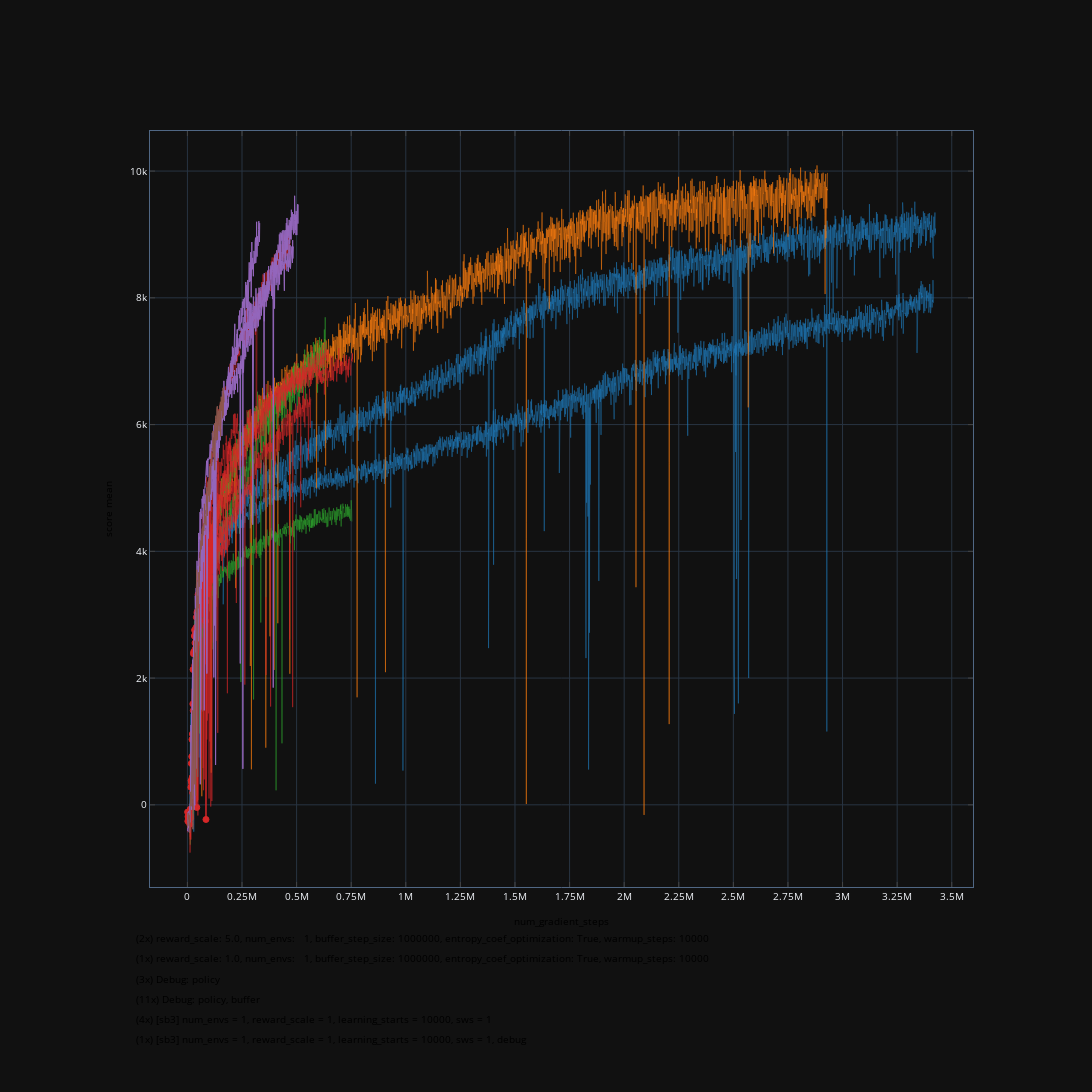

Notebook source saved alongside this figure:
### Code cell
from matplotlib.patches import Patch

# plt.close('all')

la = LogAnalyzer()
la.load_log_folder(
    'experiment_logs/HalfCheetah-v4/sac/',
    log_filter=lambda log: '__default' in log['logs_by_category']
)

plt.rcParams["font.family"] = "monospace"
plt.rcParams["font.monospace"] = ["Courier New"]
fig: plt.Figure
ax: plt.Axes
fig, ax = plt.subplots(figsize=(12, 11))

fig.text(.8, .95, get_current_timestamp())

def get_log_group(log: ExperimentLog):
    if 'Debug' in log['experiment_tags']:
        values = {
            'Debug': ', '.join(
                []
                + (['policy'] if len(log['hyper_parameters']['policy']) == 0 else [])
                + (['buffer'] if len(log['hyper_parameters']['buffer']) == 0 else [])
            ),
        }
    else:
        values = {
            'reward_scale': log['hyper_parameters']['buffer']['reward_scale'],
            'num_envs': f"{log['hyper_parameters']['num_envs']:3d}",
            'buffer_step_size': f"{log['hyper_parameters']['buffer']['step_size']:7d}",
            'entropy_coef_optimization': log['hyper_parameters']['entropy_coef'] == 'dynamic',
            'warmup_steps': log['hyper_parameters']['warmup_steps'],
        }
        
    return ', '.join([f'{k}: {v}' for k, v in values.items()])

ax.grid()
ax.set(xlabel='num_gradient_steps', ylabel='score mean')
la.plot_logs_grouped(
    lambda item: item['num_gradient_steps'] if item['num_gradient_steps'] > 0 else item['step'] - 10_000, # warmup_steps 
    lambda item: item['scores']['mean'] if item['scores'] is not None else 0 ,
    get_log_group=get_log_group,
    filter_log=lambda log: log['hyper_parameters']['warmup_steps'] == 10000, #  and log['logs_by_category']['__default'][-1]['step'] > 1e6,
    ax=ax,
    plot_individual=True,
    mean_plot_kwargs={
        'linewidth': 0.0,
        'moving_average_window_size': 20,
        'moving_average_plot_kwargs': {
            'linewidth': 0.0
        }
    },
    fill_plot_kwargs={'alpha': 0},
    individual_plot_kwargs={
        'linewidth': 0.5, 
    },
    latest_individual_plot_kwargs={
        'linewidth': 0.99,
        'marker': 'o',
        'markevery': 5,
        # 'fillstyle': 'none'
    }
)
# box = ax.get_position()
# ax.set_position([box.x0, box.y0 + box.height * 0.10, box.width, box.height * 0.90])
# 
# handles, labels = plt.gca().get_legend_handles_labels()
# 
# new_handles = [
#     Patch(facecolor=handle.get_color(), label=label)
#     for handle, label in zip(handles, labels, strict=True)
# ]
# 
# ax.legend(handles=new_handles, 
#            handlelength=0.8, handleheight=0.8, loc='upper center', bbox_to_anchor=(0.5, -0.05),
#           ncol=1, fancybox=True, shadow=True)
# fig.show()

from collections import defaultdict
from matplotlib.lines import Line2D
import re
import matplotlib.pyplot as plt
# 
# fig, ax = plt.subplots(figsize=(12, 8))
line2d: Optional[Line2D] = None

entries_by_label: defaultdict[str, list[list[dict]]] = defaultdict(lambda: [])

for data_file in glob.glob('experiment_logs/HalfCheetah-v4/sac_sb3/*.txt'):

    # Initialize variables
    entries = []
    current_entry = {}
    in_entry = False

    with open(data_file, 'r') as f:
        for line in f:
            line = line.strip()
            if line.startswith('---'):
                # Toggle the in_entry flag
                if in_entry:
                    # We're ending an entry
                    entries.append(current_entry)
                    current_entry = {}
                in_entry = not in_entry
            elif in_entry:
                # We're inside an entry
                if line.startswith('|'):
                    # Remove leading and trailing '|', then split by '|'
                    parts = [part.strip() for part in line.strip('|').split('|')]
                    if len(parts) >= 2:
                        key = parts[0]
                        value = parts[1]
                        if key == 'total_timesteps':
                            current_entry['total_timesteps'] = int(value)
                        if key == 'n_updates':
                            current_entry['n_updates'] = int(value)
                        elif key == 'ep_rew_mean':
                            current_entry['ep_rew_mean'] = float(value)

    # # Print the extracted data
    # for idx, entry in enumerate(entries, start=1):
    #     n_updates = entry.get('n_updates', 'N/A')
    #     ep_rew_mean = entry.get('ep_rew_mean', 'N/A')
    #     print(f"Entry {idx}: n_updates = {n_updates}, ep_rew_mean = {ep_rew_mean}")
    
    label = f'[sb3] num_envs = {16 if "envs=16" in data_file else 1}'

    has_reward_scale = "reward_scale=5" in data_file
    label += f', reward_scale = {5 if has_reward_scale else 1}'
    
    label += f', learning_starts = {10000 if "learning_starts=10000" in data_file else 100}'
    
    label += f', sws = {1 if "sws=1" in data_file else 100}'
    
    label += ', debug' if 'debug' in data_file else ''
    
    # label += f', seed = {None if "seed=594371" not in data_file else 594371}'
    
    entries = [entry for entry in entries if 'n_updates' in entry and entry['n_updates'] < 1_500_000]
    
    if 'envs=16' in data_file or 'seed' in data_file:
        continue
    
    if 'learning_starts = 10000' not in label or 'sws = 100' in label:
        continue
    
    entries_by_label[label].append(entries)
    

for label, entries_list in sorted(entries_by_label.items(), key=lambda le: le[0]):
    plot_kwargs = {
        'linewidth': 0.99
    }
    line2d = ax.plot(
        [entry['n_updates'] if 'n_updates' in entry else 0 for entry in entries_list[0]],
        [entry['ep_rew_mean'] / (5 if 'reward_scale = 5' in label else 1) for entry in entries_list[0]],
        label=f'({len(entries_list)}x) {label}',
        **plot_kwargs
    )[0]
    for entries in entries_list[1:]:
        ax.plot(
            [entry['n_updates'] if 'n_updates' in entry else 0 for entry in entries],
            [entry['ep_rew_mean'] / (5 if 'reward_scale = 5' in label else 1) for entry in entries],
            color=line2d.get_color(),
            **plot_kwargs
        )


ax.set_xticks([_ * 250000 for _ in range(7)])
ax.grid(True)
ax.legend()


box = ax.get_position()
ax.set_position([box.x0, box.y0 + box.height * 0.10, box.width, box.height * 0.90])

handles, labels = plt.gca().get_legend_handles_labels()

new_handles = [
    Patch(facecolor=handle.get_color(), label=label)
    for handle, label in zip(handles, labels, strict=True)
]

ax.legend(handles=new_handles, 
           handlelength=0.8, handleheight=0.8, loc='upper center', bbox_to_anchor=(0.5, -0.05),
          ncol=1, fancybox=True, shadow=True)

with warnings.catch_warnings(action='ignore'):
    pltly = plotly.tools.mpl_to_plotly(fig)
pltly

### Figure 1 — Plotly figure (JSON) as saved in the notebook; plotly's stock layout.template omitted (floating-point values rounded to 4 significant figures; data arrays with more than 128 entries replaced by an {"elided": "..."} marker saying what was removed)
{"data": [{"line": {"color": "rgba (31, 119, 180, 1)", "dash": "solid", "width": 0.0}, "mode": "lines", "name": "(2x) reward_scale: 5.0, num_envs:   1, buffer_step_size: 1000000, entropy_coef_optimization: True, warmup_steps: 10000", "x": {"elided": "3427 float values"}, "xaxis": "x", "y": {"elided": "3427 float values"}, "yaxis": "y", "type": "scatter"}, {"line": {"color": "rgba (31, 119, 180, 1)", "dash": "solid", "width": 0.0}, "mode": "lines", "name": "_child1", "x": {"elided": "3408 float values"}, "xaxis": "x", "y": {"elided": "3408 float values"}, "yaxis": "y", "type": "scatter"}, {"line": {"color": "rgba (31, 119, 180, 1)", "dash": "solid", "width": 0.5}, "mode": "lines", "name": "_child3", "x": {"elided": "3427 float values"}, "xaxis": "x", "y": {"elided": "3427 float values"}, "yaxis": "y", "type": "scatter"}, {"line": {"color": "rgba (31, 119, 180, 1)", "dash": "solid", "width": 0.5}, "mode": "lines", "name": "_child4", "x": {"elided": "3417 float values"}, "xaxis": "x", "y": {"elided": "3417 float values"}, "yaxis": "y", "type": "scatter"}, {"line": {"color": "rgba (255, 127, 14, 1)", "dash": "solid", "width": 0.0}, "mode": "lines", "name": "(1x) reward_scale: 1.0, num_envs:   1, buffer_step_size: 1000000, entropy_coef_optimization: True, warmup_steps: 10000", "x": {"elided": "2932 float values"}, "xaxis": "x", "y": {"elided": "2932 float values"}, "yaxis": "y", "type": "scatter"}, {"line": {"color": "rgba (255, 127, 14, 1)", "dash": "solid", "width": 0.0}, "mode": "lines", "name": "_child6", "x": {"elided": "2913 float values"}, "xaxis": "x", "y": {"elided": "2913 float values"}, "yaxis": "y", "type": "scatter"}, {"line": {"color": "rgba (255, 127, 14, 1)", "dash": "solid", "width": 0.5}, "mode": "lines", "name": "_child8", "x": {"elided": "2932 float values"}, "xaxis": "x", "y": {"elided": "2932 float values"}, "yaxis": "y", "type": "scatter"}, {"line": {"color": "rgba (44, 160, 44, 1)", "dash": "solid", "width": 0.0}, "mode": "lines", "name": "(3x) Debug: policy", "x": {"elided": "753 float values"}, "xaxis": "x", "y": {"elided": "753 float values"}, "yaxis": "y", "type": "scatter"}, {"line": {"color": "rgba (44, 160, 44, 1)", "dash": "solid", "width": 0.0}, "mode": "lines", "name": "_child10", "x": {"elided": "734 float values"}, "xaxis": "x", "y": {"elided": "734 float values"}, "yaxis": "y", "type": "scatter"}, {"line": {"color": "rgba (44, 160, 44, 1)", "dash": "solid", "width": 0.5}, "mode": "lines", "name": "_child12", "x": {"elided": "753 float values"}, "xaxis": "x", "y": {"elided": "753 float values"}, "yaxis": "y", "type": "scatter"}, {"line": {"color": "rgba (44, 160, 44, 1)", "dash": "solid", "width": 0.5}, "mode": "lines", "name": "_child13", "x": {"elided": "492 float values"}, "xaxis": "x", "y": {"elided": "492 float values"}, "yaxis": "y", "type": "scatter"}, {"line": {"color": "rgba (44, 160, 44, 1)", "dash": "solid", "width": 0.5}, "mode": "lines", "name": "_child14", "x": {"elided": "634 float values"}, "xaxis": "x", "y": {"elided": "634 float values"}, "yaxis": "y", "type": "scatter"}, {"line": {"color": "rgba (214, 39, 40, 1)", "dash": "solid", "width": 0.0}, "mode": "lines", "name": "(11x) Debug: policy, buffer", "x": {"elided": "758 float values"}, "xaxis": "x", "y": {"elided": "758 float values"}, "yaxis": "y", "type": "scatter"}, {"line": {"color": "rgba (214, 39, 40, 1)", "dash": "solid", "width": 0.0}, "mode": "lines", "name": "_child16", "x": {"elided": "739 float values"}, "xaxis": "x", "y": {"elided": "739 float values"}, "yaxis": "y", "type": "scatter"}, {"line": {"color": "rgba (214, 39, 40, 1)", "dash": "solid", "width": 0.5}, "mode": "lines", "name": "_child18", "x": {"elided": "565 float values"}, "xaxis": "x", "y": {"elided": "565 float values"}, "yaxis": "y", "type": "scatter"}, {"line": {"color": "rgba (214, 39, 40, 1)", "dash": "solid", "width": 0.5}, "mode": "lines", "name": "_child19", "x": {"elided": "758 float values"}, "xaxis": "x", "y": {"elided": "758 float values"}, "yaxis": "y", "type": "scatter"}, {"line": {"color": "rgba (214, 39, 40, 1)", "dash": "solid", "width": 0.5}, "mode": "lines", "name": "_child20", "x": {"elided": "646 float values"}, "xaxis": "x", "y": {"elided": "646 float values"}, "yaxis": "y", "type": "scatter"}, {"line": {"color": "rgba (214, 39, 40, 1)", "dash": "solid", "width": 0.5}, "mode": "lines", "name": "_child21", "x": [1000.0, 2000.0, 3000.0, 4000.0, 5000.0, 6000.0, 7000.0, 8000.0, 9000.0, 10000.0, 11000.0, 12000.0, 13000.0, 14000.0, 15000.0, 16000.0, 17000.0, 18000.0, 19000.0, 20000.0, 21000.0, 22000.0, 23000.0, 24000.0, 25000.0, 26000.0, 27000.0, 28000.0, 29000.0, 30000.0, 31000.0, 32000.0, 33000.0, 34000.0, 35000.0, 36000.0, 37000.0, 38000.0, 39000.0, 40000.0, 41000.0, 42000.0, 43000.0, 44000.0, 45000.0, 46000.0, 47000.0, 48000.0, 49000.0, 50000.0, 51000.0, 52000.0, 53000.0, 54000.0, 55000.0, 56000.0, 57000.0, 58000.0, 59000.0, 60000.0, 61000.0, 62000.0, 63000.0, 64000.0, 65000.0, 66000.0, 67000.0, 68000.0, 69000.0, 70000.0, 71000.0, 72000.0, 73000.0, 74000.0, 75000.0, 76000.0, 77000.0, 78000.0, 79000.0, 80000.0, 81000.0, 82000.0, 83000.0, 84000.0, 85000.0, 86000.0, 87000.0, 88000.0, 89000.0, 90000.0, 91000.0, 92000.0, 93000.0, 94000.0, 95000.0, 96000.0, 97000.0, 98000.0, 99000.0, 100000.0, 101000.0, 102000.0, 103000.0, 104000.0, 105000.0, 106000.0, 107000.0, 108000.0, 109000.0, 110000.0, 111000.0, 112000.0, 113000.0, 114000.0, 115000.0, 116000.0, 117000.0, 118000.0, 119000.0, 120000.0, 121000.0, 122000.0, 123000.0, 124000.0, 125000.0, 126000.0], "xaxis": "x", "y": [-272.3, -113.6, -324.4, -128.4, -225.7, -205.4, -204.8, -199.6, -194.8, -152.2, -222.1, -163.4, -236.6, -163.2, -181.3, -134.0, -138.9, 30.09, 307.3, 245.0, 721.0, 453.4, 948.7, 790.7, 850.7, 1034.0, 1228.0, 1380.0, 1506.0, 1695.0, 1658.0, 1775.0, 1782.0, 1961.0, 1971.0, 2208.0, 2007.0, 2102.0, 2309.0, 2280.0, 2208.0, 2378.0, 2494.0, 2693.0, 2502.0, 2570.0, 2798.0, 3114.0, 2762.0, 3055.0, 3329.0, 3207.0, 3001.0, 3158.0, 3017.0, 3027.0, 3225.0, 3358.0, 2993.0, 3416.0, 3192.0, 3192.0, 3304.0, 3236.0, 3282.0, 3182.0, 3441.0, 3520.0, 3311.0, 3164.0, 3275.0, 3163.0, 3357.0, 229.8, 3268.0, 3437.0, 3262.0, 3393.0, 3395.0, 3481.0, 3610.0, 3338.0, 3683.0, 3400.0, 3677.0, 3373.0, 3554.0, 3408.0, 3590.0, 3659.0, 3697.0, 3670.0, 3602.0, 3607.0, 3618.0, 3357.0, 3725.0, 3734.0, 3705.0, 3856.0, 3636.0, 3858.0, 3785.0, 3925.0, 3554.0, 3672.0, 3799.0, 3991.0, 3911.0, 3676.0, 3737.0, 3825.0, 3760.0, 3819.0, 3914.0, 3855.0, 3969.0, 3830.0, 3820.0, 3657.0, 3868.0, 3922.0, 3756.0, 3973.0, 3990.0, 4014.0], "yaxis": "y", "type": "scatter"}, {"line": {"color": "rgba (214, 39, 40, 1)", "dash": "solid", "width": 0.5}, "mode": "lines", "name": "_child22", "x": {"elided": "240 float values"}, "xaxis": "x", "y": {"elided": "240 float values"}, "yaxis": "y", "type": "scatter"}, {"line": {"color": "rgba (214, 39, 40, 1)", "dash": "solid", "width": 0.5}, "mode": "lines", "name": "_child23", "x": {"elided": "196 float values"}, "xaxis": "x", "y": {"elided": "196 float values"}, "yaxis": "y", "type": "scatter"}, {"line": {"color": "rgba (214, 39, 40, 1)", "dash": "solid", "width": 0.5}, "mode": "lines", "name": "_child24", "x": {"elided": "230 float values"}, "xaxis": "x", "y": {"elided": "230 float values"}, "yaxis": "y", "type": "scatter"}, {"line": {"color": "rgba (214, 39, 40, 1)", "dash": "solid", "width": 0.5}, "mode": "lines", "name": "_child25", "x": [1000.0, 2000.0, 3000.0, 4000.0, 5000.0, 6000.0, 7000.0, 8000.0, 9000.0, 10000.0, 11000.0, 12000.0, 13000.0, 14000.0, 15000.0, 16000.0, 17000.0, 18000.0, 19000.0, 20000.0, 21000.0, 22000.0, 23000.0, 24000.0, 25000.0, 26000.0, 27000.0, 28000.0, 29000.0, 30000.0, 31000.0, 32000.0, 33000.0, 34000.0, 35000.0, 36000.0, 37000.0, 38000.0, 39000.0, 40000.0, 41000.0, 42000.0, 43000.0, 44000.0, 45000.0, 46000.0, 47000.0, 48000.0, 49000.0, 50000.0, 51000.0, 52000.0, 53000.0, 54000.0, 55000.0, 56000.0, 57000.0, 58000.0, 59000.0, 60000.0, 61000.0, 62000.0, 63000.0, 64000.0, 65000.0, 66000.0, 67000.0, 68000.0, 69000.0, 70000.0, 71000.0, 72000.0, 73000.0, 74000.0, 75000.0, 76000.0, 77000.0, 78000.0, 79000.0, 80000.0, 81000.0, 82000.0, 83000.0, 84000.0, 85000.0, 86000.0, 87000.0, 88000.0, 89000.0, 90000.0, 91000.0, 92000.0, 93000.0, 94000.0, 95000.0, 96000.0, 97000.0, 98000.0, 99000.0, 100000.0, 101000.0, 102000.0, 103000.0, 104000.0, 105000.0, 106000.0, 107000.0, 108000.0, 109000.0, 110000.0, 111000.0, 112000.0, 113000.0, 114000.0, 115000.0, 116000.0], "xaxis": "x", "y": [-237.8, -243.6, -168.1, -371.8, -176.2, -213.7, -248.8, -251.1, -214.1, -249.9, -232.6, -220.4, -237.5, -330.8, -239.8, -188.9, -236.5, 512.7, 300.9, 639.2, 1219.0, 1273.0, 1748.0, 1828.0, 1660.0, 2202.0, 2067.0, 2480.0, 2501.0, 2661.0, 2610.0, 2414.0, 2328.0, 2545.0, 2508.0, 2758.0, 2634.0, 2792.0, 2582.0, 2460.0, 2340.0, 2407.0, 2671.0, 2463.0, 2681.0, 2731.0, 2810.0, 2842.0, 2858.0, 2932.0, 2897.0, 3003.0, 2722.0, 2993.0, 3108.0, 3146.0, 3090.0, 3210.0, 3144.0, 3362.0, 3151.0, 3152.0, 3124.0, 3466.0, 3338.0, 3311.0, 3512.0, 3723.0, 3377.0, 3247.0, 3633.0, 3493.0, 3696.0, 3562.0, 2917.0, 3681.0, 3605.0, 3704.0, 3508.0, 3898.0, 3649.0, 3943.0, 3781.0, 3816.0, 3692.0, 3805.0, 3979.0, 3878.0, 3849.0, 3789.0, 2311.0, 3804.0, 3799.0, 4042.0, 3844.0, 3828.0, 4068.0, 3847.0, 3944.0, 3782.0, 3782.0, 4120.0, 4107.0, 3806.0, 4046.0, 4039.0, 4162.0, 4024.0, 4076.0, 4101.0, 4038.0, 4142.0, 4190.0, 4047.0, 3992.0, 4265.0], "yaxis": "y", "type": "scatter"}, {"line": {"color": "rgba (214, 39, 40, 1)", "dash": "solid", "width": 0.5}, "mode": "lines", "name": "_child26", "x": {"elided": "470 float values"}, "xaxis": "x", "y": {"elided": "470 float values"}, "yaxis": "y", "type": "scatter"}, {"line": {"color": "rgba (214, 39, 40, 1)", "dash": "solid", "width": 0.5}, "mode": "lines", "name": "_child27", "x": {"elided": "170 float values"}, "xaxis": "x", "y": {"elided": "170 float values"}, "yaxis": "y", "type": "scatter"}, {"line": {"color": "rgba (214, 39, 40, 1)", "dash": "solid", "width": 0.99}, "marker": {"color": "#D62728", "line": {"color": "#D62728", "width": 1.0}, "opacity": 1, "size": 6.0, "symbol": "circle"}, "mode": "lines+markers", "name": "_child28", "x": [1000.0, 2000.0, 3000.0, 4000.0, 5000.0, 6000.0, 7000.0, 8000.0, 9000.0, 10000.0, 11000.0, 12000.0, 13000.0, 14000.0, 15000.0, 16000.0, 17000.0, 18000.0, 19000.0, 20000.0, 21000.0, 22000.0, 23000.0, 24000.0, 25000.0, 26000.0, 27000.0, 28000.0, 29000.0, 30000.0, 31000.0, 32000.0, 33000.0, 34000.0, 35000.0, 36000.0, 37000.0, 38000.0, 39000.0, 40000.0, 41000.0, 42000.0, 43000.0, 44000.0, 45000.0, 46000.0, 47000.0, 48000.0, 49000.0, 50000.0, 51000.0, 52000.0, 53000.0, 54000.0, 55000.0, 56000.0, 57000.0, 58000.0, 59000.0, 60000.0, 61000.0, 62000.0, 63000.0, 64000.0, 65000.0, 66000.0, 67000.0, 68000.0, 69000.0, 70000.0, 71000.0, 72000.0, 73000.0, 74000.0, 75000.0, 76000.0, 77000.0, 78000.0, 79000.0, 80000.0, 81000.0, 82000.0, 83000.0, 84000.0, 85000.0, 86000.0, 87000.0, 88000.0, 89000.0, 90000.0, 91000.0, 92000.0, 93000.0, 94000.0, 95000.0, 96000.0, 97000.0, 98000.0, 99000.0, 100000.0, 101000.0, 102000.0, 103000.0, 104000.0, 105000.0, 106000.0, 107000.0, 108000.0, 109000.0, 110000.0], "xaxis": "x", "y": [-114.1, -257.5, -182.3, -194.3, -178.4, -195.9, -170.7, -239.6, -240.9, -175.1, -305.7, -155.6, -70.22, -183.0, -209.4, 277.4, 382.4, 653.5, 343.0, 761.5, 1032.0, 433.7, 1118.0, 192.3, 1593.0, 2135.0, 1488.0, 2384.0, 2414.0, 642.3, 989.7, 2665.0, 2757.0, 2203.0, 2555.0, 2461.0, 2718.0, 2679.0, 2794.0, 2530.0, 2959.0, 2623.0, -41.01, 3028.0, 3051.0, 2819.0, 2999.0, 3053.0, 3320.0, 2982.0, 3006.0, 3016.0, 3216.0, 3143.0, 3305.0, 3256.0, 3222.0, 3310.0, 3362.0, 3124.0, 3286.0, 3285.0, 3199.0, 3244.0, 3250.0, 3175.0, 3503.0, 3297.0, 3298.0, 3358.0, 3357.0, 3428.0, 3312.0, 3507.0, 3205.0, 3536.0, 3496.0, 3452.0, 3407.0, 3564.0, 3607.0, 3590.0, 2898.0, 3206.0, -230.9, 3595.0, 3599.0, 3788.0, 3761.0, 3595.0, 3542.0, 3510.0, 3330.0, 3727.0, 3396.0, 3604.0, 3688.0, 3416.0, 3500.0, 3858.0, 3728.0, 3683.0, 3820.0, 3541.0, 3888.0, 3759.0, 3589.0, 3822.0, 3694.0, 3937.0], "yaxis": "y", "type": "scatter"}, {"line": {"color": "rgba (148, 103, 189, 1)", "dash": "solid", "width": 0.99}, "mode": "lines", "name": "(4x) [sb3] num_envs = 1, reward_scale = 1, learning_starts = 10000, sws = 1", "x": {"elided": "507 float values"}, "xaxis": "x", "y": {"elided": "507 float values"}, "yaxis": "y", "type": "scatter"}, {"line": {"color": "rgba (148, 103, 189, 1)", "dash": "solid", "width": 0.99}, "mode": "lines", "name": "_child30", "x": {"elided": "485 float values"}, "xaxis": "x", "y": {"elided": "485 float values"}, "yaxis": "y", "type": "scatter"}, {"line": {"color": "rgba (148, 103, 189, 1)", "dash": "solid", "width": 0.99}, "mode": "lines", "name": "_child31", "x": {"elided": "331 float values"}, "xaxis": "x", "y": {"elided": "331 float values"}, "yaxis": "y", "type": "scatter"}, {"line": {"color": "rgba (148, 103, 189, 1)", "dash": "solid", "width": 0.99}, "mode": "lines", "name": "_child32", "x": {"elided": "133 float values"}, "xaxis": "x", "y": {"elided": "133 float values"}, "yaxis": "y", "type": "scatter"}, {"line": {"color": "rgba (140, 86, 75, 1)", "dash": "solid", "width": 0.99}, "mode": "lines", "name": "(1x) [sb3] num_envs = 1, reward_scale = 1, learning_starts = 10000, sws = 1, debug", "x": {"elided": "168 float values"}, "xaxis": "x", "y": {"elided": "168 float values"}, "yaxis": "y", "type": "scatter"}], "layout": {"autosize": false, "height": 1100, "hovermode": "closest", "width": 1200, "margin": {"b": 205, "l": 150, "pad": 0, "r": 119, "t": 131}, "xaxis": {"anchor": "y", "domain": [0.0, 1.0], "dtick": 250000, "mirror": "ticks", "range": [-171300.0, 3597000.0], "showgrid": true, "showline": true, "side": "bottom", "tick0": 0, "tickfont": {"size": 10.0}, "ticks": "inside", "type": "linear", "zeroline": false, "title": {"text": "num_gradient_steps", "font": {"color": "#000000", "size": 10.0}}}, "yaxis": {"anchor": "x", "domain": [0.0, 1.0], "mirror": "ticks", "nticks": 8, "range": [-1296.0, 10630.0], "showgrid": true, "showline": true, "side": "left", "tickfont": {"size": 10.0}, "ticks": "inside", "type": "linear", "zeroline": false, "title": {"text": "score mean", "font": {"color": "#000000", "size": 10.0}}}, "annotations": [{"align": "left", "font": {"color": "#000000", "size": 10.0}, "opacity": 1, "showarrow": false, "text": "(2x) reward_scale: 5.0, num_envs:   1, buffer_step_size: 1000000, entropy_coef_optimization: True, warmup_steps: 10000", "x": -0.01937, "xanchor": "left", "xref": "paper", "y": -0.07871, "yanchor": "bottom", "yref": "paper"}, {"align": "left", "font": {"color": "#000000", "size": 10.0}, "opacity": 1, "showarrow": false, "text": "(1x) reward_scale: 1.0, num_envs:   1, buffer_step_size: 1000000, entropy_coef_optimization: True, warmup_steps: 10000", "x": -0.01937, "xanchor": "left", "xref": "paper", "y": -0.1061, "yanchor": "bottom", "yref": "paper"}, {"align": "left", "font": {"color": "#000000", "size": 10.0}, "opacity": 1, "showarrow": false, "text": "(3x) Debug: policy", "x": -0.01937, "xanchor": "left", "xref": "paper", "y": -0.1334, "yanchor": "bottom", "yref": "paper"}, {"align": "left", "font": {"color": "#000000", "size": 10.0}, "opacity": 1, "showarrow": false, "text": "(11x) Debug: policy, buffer", "x": -0.01937, "xanchor": "left", "xref": "paper", "y": -0.1597, "yanchor": "bottom", "yref": "paper"}, {"align": "left", "font": {"color": "#000000", "size": 10.0}, "opacity": 1, "showarrow": false, "text": "(4x) [sb3] num_envs = 1, reward_scale = 1, learning_starts = 10000, sws = 1", "x": -0.01937, "xanchor": "left", "xref": "paper", "y": -0.186, "yanchor": "bottom", "yref": "paper"}, {"align": "left", "font": {"color": "#000000", "size": 10.0}, "opacity": 1, "showarrow": false, "text": "(1x) [sb3] num_envs = 1, reward_scale = 1, learning_starts = 10000, sws = 1, debug", "x": -0.01937, "xanchor": "left", "xref": "paper", "y": -0.2134, "yanchor": "bottom", "yref": "paper"}], "showlegend": false}}
